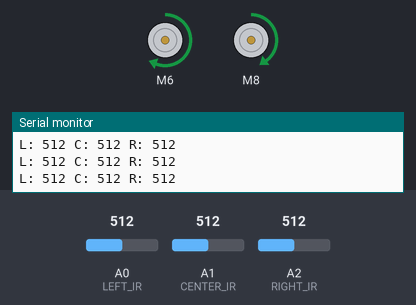
The sketch below on a simulated Arduino Uno, built with avr-gcc and run on an emulated ATmega328P. Shown: 2 × DC motor (green arrow = forward, orange = backward, longer = faster), the last lines printed to the serial monitor. The inputs (shaded band) are chosen by the test bench; at power-on: A0 (LEFT_IR) = 512, A1 (CENTER_IR) = 512, A2 (RIGHT_IR) = 512.

Above: at 2.2 s.
2.3 s: A0 (LEFT_IR) set to 688
3.8 s: A0 (LEFT_IR) set to 718
At 4.2 s:
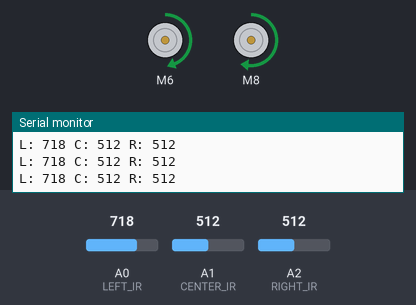
5.3 s: A1 (CENTER_IR) set to 687
8.3 s: A1 (CENTER_IR) set to 716
At 9.1 s:
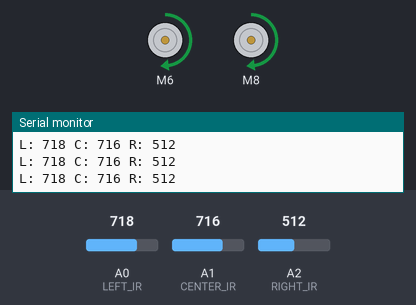
9.8 s: A2 (RIGHT_IR) set to 108
12.8 s: A2 (RIGHT_IR) set to 91
Timing chart, 0 to 15.3 s (numbered marks = the images above; inputs shaded):
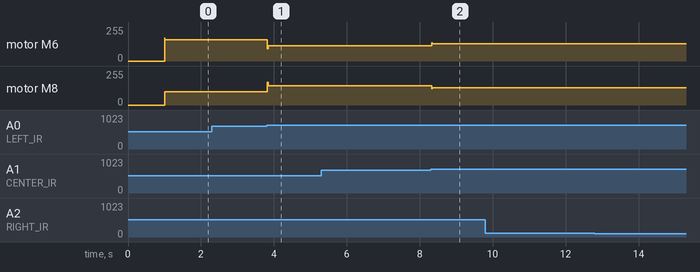

The sketch:

linExWallFollower.a.ino
```cpp
#include <L298N.h>

// Motor pins
#define AIN1 6
#define AIN2 7
#define PWMA 5
#define BIN1 8
#define BIN2 9
#define PWMB 10

// IR sensor pins
#define LEFT_IR A0
#define CENTER_IR A1
#define RIGHT_IR A2

// Motor driver setup
L298N motorLeft(PWMA, AIN1, AIN2);
L298N motorRight(PWMB, BIN1, BIN2);

// PID constants
float Kp = 15;
float Ki = 0;
float Kd = 8;

// Control variables
int baseSpeed = 130; // Adjust this based on your motor power
int error = 0, previousError = 0, P = 0, I = 0, D = 0;

void setup() {
  Serial.begin(9600);
  pinMode(LEFT_IR, INPUT);
  pinMode(CENTER_IR, INPUT);
  pinMode(RIGHT_IR, INPUT);

  // Optional: small delay at startup
  delay(1000);
}

void loop() {
  int leftSensor = analogRead(LEFT_IR);
  int centerSensor = analogRead(CENTER_IR);
  int rightSensor = analogRead(RIGHT_IR);

  // Print sensor values for debugging
  Serial.print("L: "); Serial.print(leftSensor);
  Serial.print(" C: "); Serial.print(centerSensor);
  Serial.print(" R: "); Serial.println(rightSensor);

  // White line = higher value (usually > 700 for white)
  bool onLeft = leftSensor > 700;
  bool onCenter = centerSensor > 700;
  bool onRight = rightSensor > 700;

  // Define error: center = 0, left = +1, right = -1
  if (onLeft && !onCenter && !onRight) {
    error = 1;
  } else if (!onLeft && !onCenter && onRight) {
    error = -1;
  } else if (!onLeft && onCenter && !onRight) {
    error = 0;
  } else if (onLeft && onCenter && !onRight) {
    error = 0.5;
  } else if (!onLeft && onCenter && onRight) {
    error = -0.5;
  } else if (onLeft && onCenter && onRight) {
    error = 0;  // Perfectly centered
  } else {
    // Lost line: turn based on previous error
    if (previousError > 0) error = 2;
    else error = -2;
  }

  // PID computation
  P = error;
  I += error;
  D = error - previousError;

  int PIDvalue = Kp * P + Ki * I + Kd * D;
  previousError = error;

  int leftSpeed = baseSpeed - PIDvalue;
  int rightSpeed = baseSpeed + PIDvalue;

  // Constrain speeds
  leftSpeed = constrain(leftSpeed, -255, 255);
  rightSpeed = constrain(rightSpeed, -255, 255);

  motor_drive(leftSpeed, rightSpeed);
  delay(10);
}

void motor_drive(int left, int right) {
  if (left >= 0) {
    motorLeft.setSpeed(left);
    motorLeft.forward();
  } else {
    motorLeft.setSpeed(abs(left));
    motorLeft.backward();
  }

  if (right >= 0) {
    motorRight.setSpeed(right);
    motorRight.forward();
  } else {
    motorRight.setSpeed(abs(right));
    motorRight.backward();
  }
}
```

Measured:
- the behaviour switches between 700 and 701 on A0 (LEFT_IR) (found by bisection; images 0 and 1)
- after the input at 3.8 s, motor M6: forward 160/255 → forward 115/255 at once; motor M8: forward 100/255 → forward 145/255 at once
- after the input at 8.3 s, motor M6: forward 115/255 → forward 130/255 at once; motor M8: forward 145/255 → forward 130/255 at once
